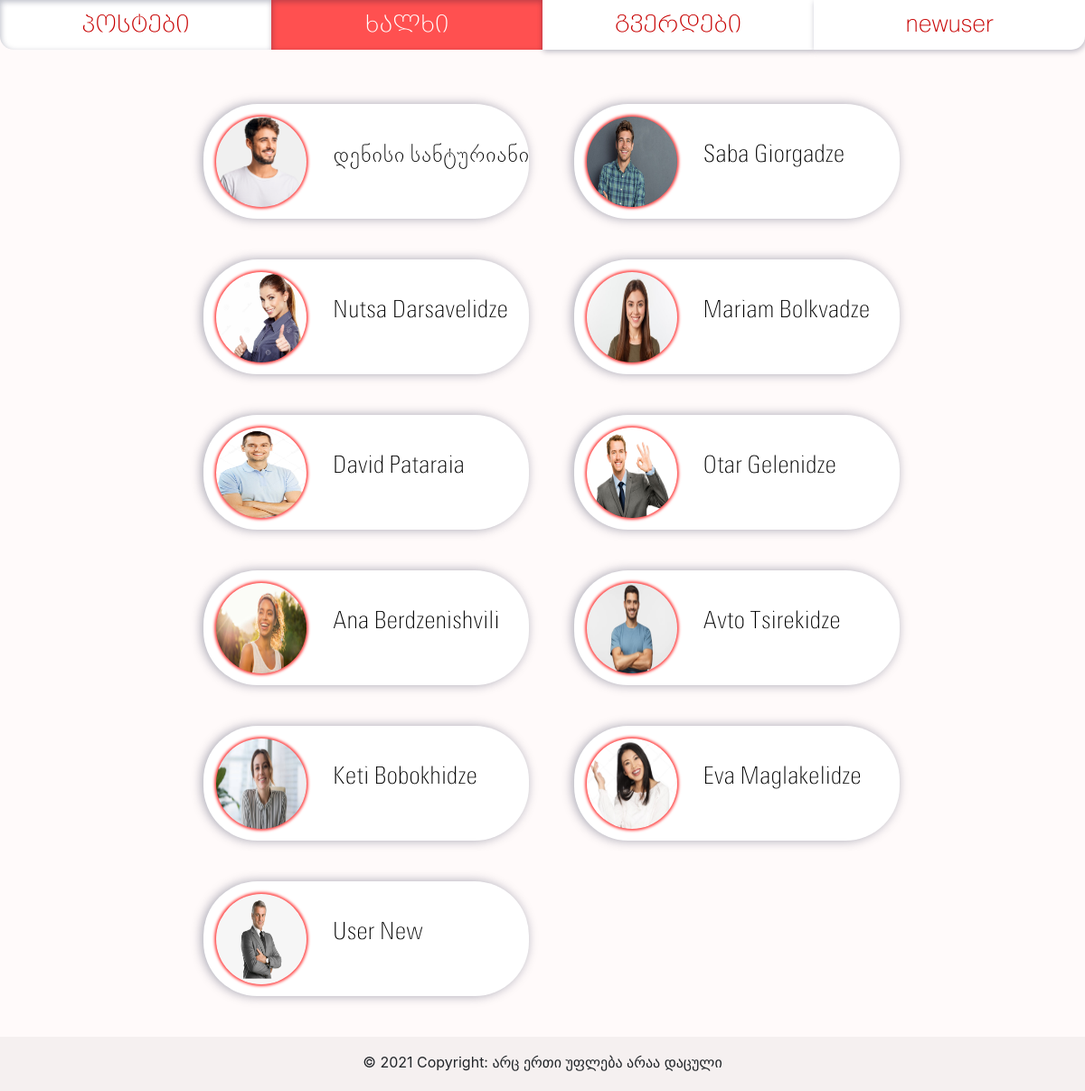
Page /people (signed in) on the committed database.
### app.py (models this page shows, shortened)
class UserModel(db.Model):
    __tablename__ = 'users'
    id = db.Column(db.Integer, primary_key=True)
    username = db.Column(db.String, unique=True)
    name_first = db.Column(db.String)
    name_last = db.Column(db.String)
    email = db.Column(db.String, unique=True)
    phone = db.Column(db.String)
    sex = db.Column(db.String)
    dob = db.Column(db.Date)
    password = db.Column(db.String)
    age = db.Column(db.Integer)
    picture = db.Column(db.String)
    post = db.relationship('PostsModel', backref='usermodel', uselist=False)

### routes.py (the view)
@app.route('/people')
def list_people():
    people_list = UserModel.query.all()
    return render_template('people.html', pages=pages_nav_list, people_list=people_list)

### templates/people.html
{% extends "base.html" %}
{% block content %}
{% from 'macros.html' import show_profile_picture %}
        <div class="profile-list-all">
        {% for p in people_list %}
            <a href="/profile/{{p.username}}">
                <div class="profile-list-one">
                    <table style="flex-direction: row">
                    <td>
                        <tr> {{ show_profile_picture(p, 'profile-list-image') }} </tr>
                    </td>
                    <td>
                        <tr><span class="profile-list-name"> {{ p.name_first }} {{ p.name_last }}
                        </span> </tr>
                    </td>
                    </table>
                </div>
            </a>
        {% endfor %}
        </div>
{% endblock %}

### templates/macros.html (shortened to what this page needs)
{% macro generate_navbar(pages) %}
    <nav class="c-12" id="navbar">
        {% for page in pages %}
            {% if request.endpoint.endswith(page[0]) %}
                <a class="c-3 nav-button active" href="{{ url_for(page[0]) }}">{{ page[1] }}</a>
            {% else %}
                <a class="c-3 nav-button nav-passive" href="{{ url_for(page[0]) }}">{{ page[1] }}</a>
            {% endif %}
        {% endfor %}
    </nav>
{% endmacro %}
{% macro show_profile_picture(user, style) %}
      {% if user.picture %}
        <img src="{{ url_for('static', filename='profile_pictures/%s' % user.picture) }}" class="{{style}}" alt="my_profile_picture">
      {% else %}
        <img src="{{ url_for('static', filename='profile_pictures/default_profile_picture.png') }}" class="{{style}}" alt="my_profile_picture">
      {% endif %}
{% endmacro %}

### static/styles.css (style rules this page uses)
html, body { margin:0; padding:0; height:100%; background-color: #fffafa; }
* { box-sizing: border-box; }
.c-3 { width: 25%; }
.c-12 { width: 100%; }
#navbar { display: flex; font-size: 26px; font-family: "BPG Nino Elite Exp Caps", sans-serif; }
.nav-button, .nav-button:hover { padding: 0.5rem 1rem; text-align: center; text-decoration: none; user-select: none; }
#navbar .active { background-color: #ff5050; box-shadow: inset 1px 2px 6px rgba(2, 12, 47, 0.27); color: white }
#navbar .nav-passive { background-color: white; border: none; box-shadow: 1px 2px 6px rgba(2, 12, 47, 0.27); color: #C70101; }
#navbar :first-child { border-bottom-left-radius: 15px; }
#navbar :last-child { border-bottom-right-radius: 15px; }
.profile-list-all { margin-left: 15%; margin-right: 10%; margin-top: 5%; flex-direction: row; }
.profile-list-one { display: inline-block; left: 10%; margin-left: 5%; margin-bottom: 5%; width: 40%; height: 5%; background-color: white; border-radius: 60px; padding: 1%; box-shadow: -2px 0 12px rgba(2, 12, 47, 0.35); }
.profile-list-name { font-family: "Open Sans Mixed", "BPG Nino Elite", sans-serif; font-size: 26px; color: #000000; overflow: hidden; margin-top: 2.3%; margin-left: 1.6%; white-space: nowrap; text-overflow: ellipsis; max-width: 250px; display: inline-block; position: absolute; }
.profile-list-image { border-radius: 50px; background-color: #ff5050; box-shadow: 0 0 3px 2px #ff5050; height: 100px; width: 100px; margin: 5px 10px 0 5px; }

### rows in the picture
UserModel: picture (picture), name_first "დენისი", name_last "სანტურიანი"
UserModel: picture (picture), name_first "Saba", name_last "Giorgadze"
UserModel: picture (picture), name_first "Nutsa", name_last "Darsavelidze"
UserModel: picture (picture), name_first "Mariam", name_last "Bolkvadze"
UserModel: picture (picture), name_first "David", name_last "Pataraia"
UserModel: picture (picture), name_first "Otar", name_last "Gelenidze"
UserModel: picture (picture), name_first "Ana", name_last "Berdzenishvili"
UserModel: picture (picture), name_first "Avto", name_last "Tsirekidze"
UserModel: picture (picture), name_first "Keti", name_last "Bobokhidze"
UserModel: picture (picture), name_first "Eva", name_last "Maglakelidze"
UserModel: picture (picture), name_first "User", name_last "New"

### other values in the picture
{{ page[1] }} "პოსტები" "გვერდები" "newuser"
{{ page[1] }} "ხალხი"
